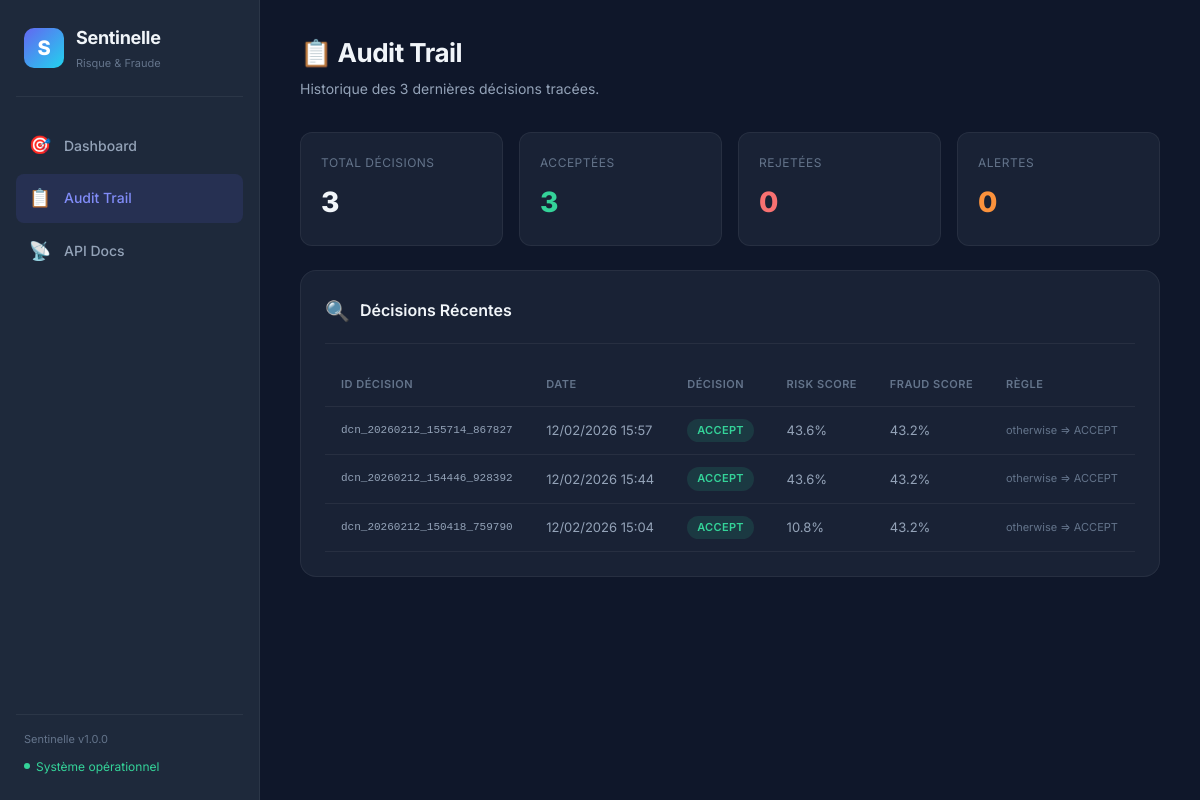
Screenshot of /ui/audit with the database file from the repository.
### app/db.py (models this page shows)
class Decision(Base):
    __tablename__ = "decisions"
    id = Column(Integer, primary_key=True, index=True)
    decision_id = Column(String(64), unique=True, index=True, nullable=False)
    client_id_hash = Column(String(128), index=True, nullable=False)
    risk_score = Column(Float, nullable=False)
    fraud_score = Column(Float, nullable=False)
    decision = Column(String(16), nullable=False)
    policy_rule = Column(Text, nullable=False)
    model_versions = Column(JSON, nullable=False)
    explanations_preview = Column(JSON, nullable=False)
    request_payload = Column(JSON, nullable=False)
    created_at = Column(DateTime, default=datetime.utcnow, nullable=False)
    reviews = relationship("Review", back_populates="decision", cascade="all, delete-orphan")

### app/routes/ui.py (the view)
@router.get("/ui/audit", response_class=HTMLResponse)
async def audit_trail(request: Request, db: Session = Depends(get_db)):
    decisions = db.query(DecisionRow).order_by(DecisionRow.created_at.desc()).limit(50).all()
    return templates.TemplateResponse("audit.html", {
        "request": request,
        "active_page": "audit",
        "decisions": decisions,
    })

### app/templates/audit.html (shortened to what this page needs)
{% extends "base.html" %}
{% block content %}
<div class="page-header">
    <h2>📋 Audit Trail</h2>
    <p>Historique des {{ decisions|length }} dernières décisions tracées.</p>
</div>
<div class="stats-row">
    <div class="stat-card">
        <div class="stat-label">Total Décisions</div>
        <div class="stat-value">{{ decisions|length }}</div>
    </div>
    <div class="stat-card">
        <div class="stat-label">Acceptées</div>
        <div class="stat-value" style="color: var(--accent-green);">{{ decisions|selectattr('decision', 'equalto',
            'ACCEPT')|list|length }}</div>
    </div>
    <div class="stat-card">
        <div class="stat-label">Rejetées</div>
        <div class="stat-value" style="color: var(--accent-red);">{{ decisions|selectattr('decision', 'equalto',
            'REJECT')|list|length }}</div>
    </div>
    <div class="stat-card">
        <div class="stat-label">Alertes</div>
        <div class="stat-value" style="color: var(--accent-orange);">{{ decisions|selectattr('decision', 'equalto',
            'ALERT')|list|length + decisions|selectattr('decision', 'equalto', 'REVIEW')|list|length }}</div>
    </div>
</div>
<div class="card">
    <div class="card-header">
        <span class="card-icon">🔍</span>
        <h3>Décisions Récentes</h3>
    </div>
    {% if decisions %}
    <div class="table-container">
        <table>
            <thead>
                <tr>
                    <th>ID Décision</th>
                    <th>Date</th>
                    <th>Décision</th>
                    <th>Risk Score</th>
                    <th>Fraud Score</th>
                    <th>Règle</th>
                </tr>
            </thead>
            <tbody>
                {% for d in decisions %}
                <tr>
                    <td style="font-family: 'SF Mono', monospace; font-size: 11px;">{{ d.decision_id }}</td>
                    <td>{{ d.created_at.strftime('%d/%m/%Y %H:%M') if d.created_at else '—' }}</td>
                    <td>
                        {% set badge = {
                        'ACCEPT': 'table-badge-accept',
                        'REJECT': 'table-badge-reject',
                        'REVIEW': 'table-badge-review',
                        'ALERT': 'table-badge-alert'
                        } %}
                        <span class="table-badge {{ badge.get(d.decision, '') }}">{{ d.decision }}</span>
                    </td>
                    <td>{{ "%.1f"|format(d.risk_score * 100) }}%</td>
                    <td>{{ "%.1f"|format(d.fraud_score * 100) }}%</td>
                    <td style="font-size: 11px; color: var(--text-muted);">{{ d.policy_rule }}</td>
                </tr>
                {% endfor %}
            </tbody>
        </table>
    </div>
    {% else %}
    <div class="empty-state">
        <div class="icon">📭</div>
        <p>Aucune décision enregistrée.<br>Soumettez un dossier depuis le Dashboard pour commencer.</p>
    </div>
    {% endif %}
</div>
{% endblock %}

### app/templates/base.html (shortened to what this page needs)
<!DOCTYPE html>
<html lang="fr">
<head>
    <link rel="stylesheet" href="/static/style.css">
</head>
<body>
    <div class="layout">
        <aside class="sidebar">
            <div class="sidebar-brand">
                <div class="logo">S</div>
                <div>
                    <h1>Sentinelle</h1>
                    <span>Risque & Fraude</span>
                </div>
            </div>
            <ul class="nav-links">
                <li>
                    <a href="/" class="{% if active_page == 'dashboard' %}active{% endif %}">
                        <span class="icon">🎯</span>
                        <span>Dashboard</span>
                    </a>
                </li>
                <li>
                    <a href="/ui/audit" class="{% if active_page == 'audit' %}active{% endif %}">
                        <span class="icon">📋</span>
                        <span>Audit Trail</span>
                    </a>
                </li>
                <li>
                    <a href="/docs" target="_blank">
                        <span class="icon">📡</span>
                        <span>API Docs</span>
                    </a>
                </li>
            </ul>
            <div class="sidebar-footer">
                <div class="version">Sentinelle v1.0.0</div>
                <div class="status">Système opérationnel</div>
            </div>
        </aside>
        <main class="main-content">
            {% block content %}{% endblock %}
        </main>
    </div>
</body>
</html>

### rows the page displays
Decision: decision_id "dcn_20260212_155714_867827", created_at "12/02/2026 15:57", decision "ACCEPT", d.risk_score*100 "43.6", d.fraud_score*100 "43.2", policy_rule "otherwise => ACCEPT"
Decision: decision_id "dcn_20260212_154446_928392", created_at "12/02/2026 15:44", decision "ACCEPT", d.risk_score*100 "43.6", d.fraud_score*100 "43.2", policy_rule "otherwise => ACCEPT"
Decision: decision_id "dcn_20260212_150418_759790", created_at "12/02/2026 15:04", decision "ACCEPT", d.risk_score*100 "10.8", d.fraud_score*100 "43.2", policy_rule "otherwise => ACCEPT"

### other values shown
{{ decisions|length }} "3"
